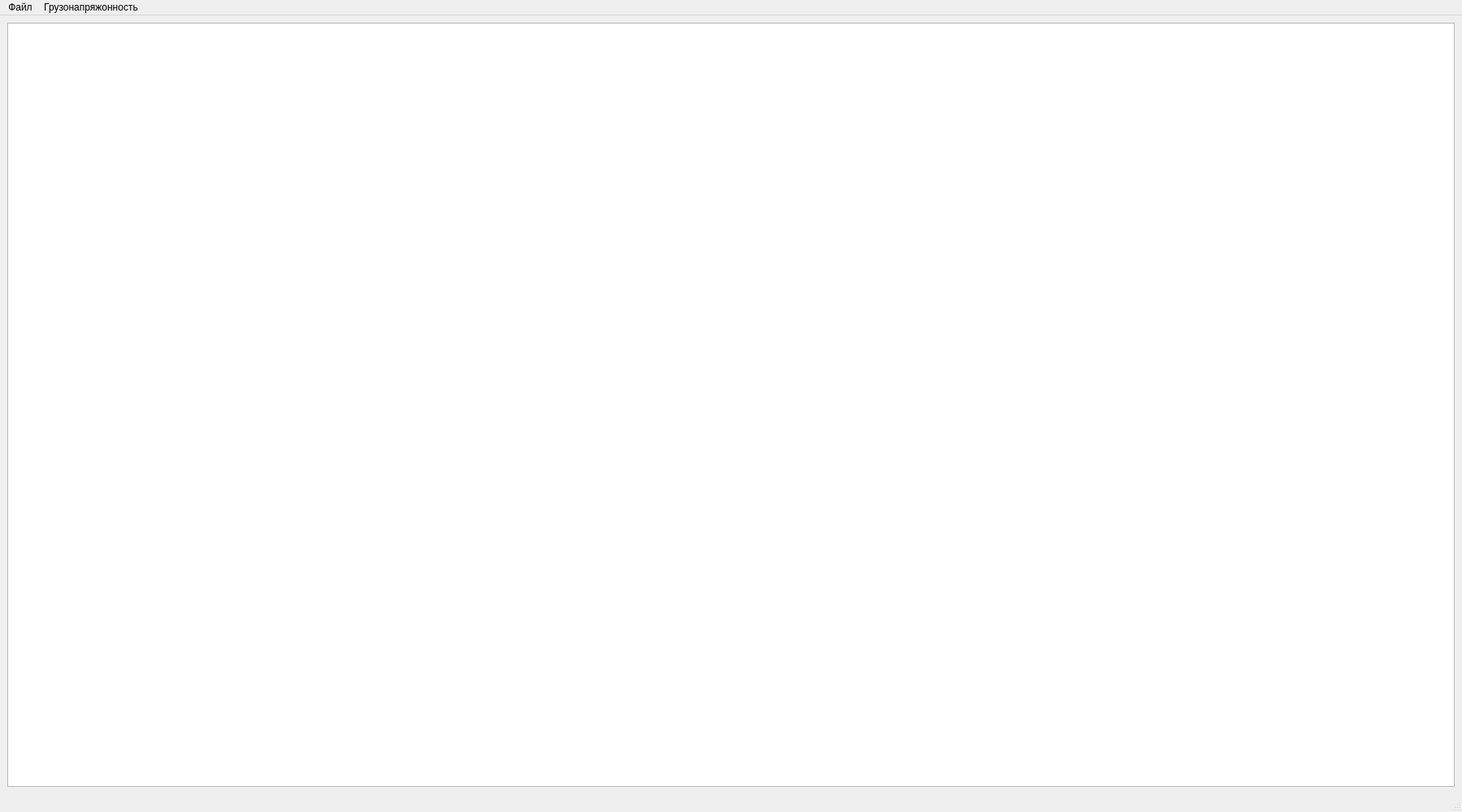
<?xml version="1.0" encoding="UTF-8"?>
<ui version="4.0">
 <class>MainWindow</class>
 <widget class="QMainWindow" name="MainWindow">
  <property name="windowModality">
   <enum>Qt::NonModal</enum>
  </property>
  <property name="geometry">
   <rect>
    <x>0</x>
    <y>0</y>
    <width>1800</width>
    <height>1000</height>
   </rect>
  </property>
  <property name="windowTitle">
   <string>Wearsoft</string>
  </property>
  <widget class="QWidget" name="centralwidget">
   <layout class="QHBoxLayout" name="horizontalLayout">
    <item>
     <widget class="QTableWidget" name="tableWidget"/>
    </item>
   </layout>
  </widget>
  <widget class="QMenuBar" name="menubar">
   <property name="geometry">
    <rect>
     <x>0</x>
     <y>0</y>
     <width>1800</width>
     <height>26</height>
    </rect>
   </property>
   <widget class="QMenu" name="menu">
    <property name="title">
     <string>Файл</string>
    </property>
    <addaction name="actionOpen"/>
    <addaction name="actionSend"/>
    <addaction name="actionSetting"/>
    <addaction name="actionImport"/>
    <addaction name="actionExport"/>
   </widget>
   <widget class="QMenu" name="menu_2">
    <property name="title">
     <string>Грузонапряжонность</string>
    </property>
    <addaction name="actionOpenStress"/>
    <addaction name="action_2"/>
   </widget>
   <addaction name="menu"/>
   <addaction name="menu_2"/>
  </widget>
  <widget class="QStatusBar" name="statusbar"/>
  <action name="actionOpen">
   <property name="text">
    <string>Открыть</string>
   </property>
  </action>
  <action name="actionSend">
   <property name="text">
    <string>Отправить</string>
   </property>
  </action>
  <action name="actionSetting">
   <property name="text">
    <string>Настройка</string>
   </property>
  </action>
  <action name="actionOpenStress">
   <property name="text">
    <string>Открыть</string>
   </property>
  </action>
  <action name="action_2">
   <property name="text">
    <string>Подгрузить</string>
   </property>
  </action>
  <action name="actionImport">
   <property name="text">
    <string>Импорт</string>
   </property>
  </action>
  <action name="actionExport">
   <property name="text">
    <string>Экспорт</string>
   </property>
  </action>
 </widget>
 <resources/>
 <connections/>
</ui>
